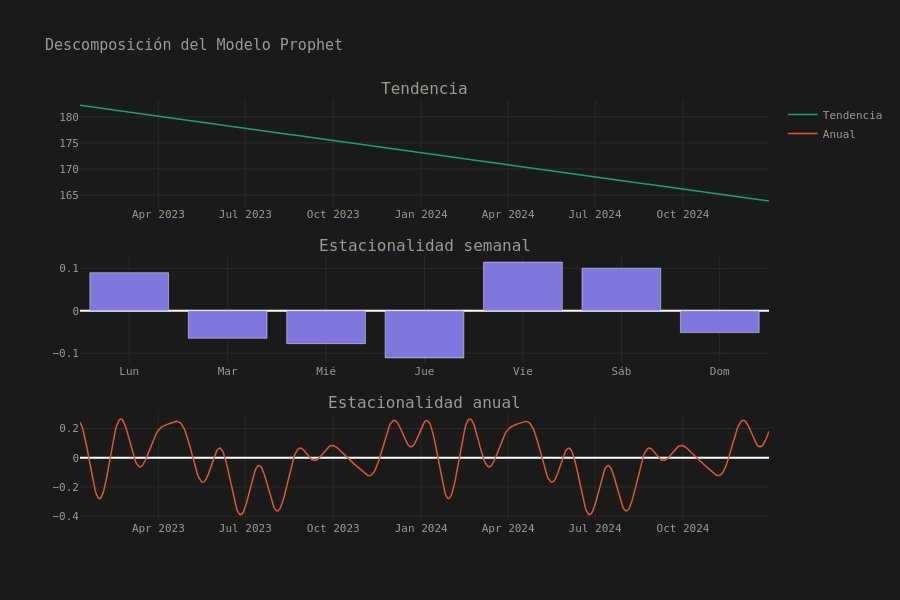

Here is the notebook cell this chart was saved with:
### Markdown cell above
## 12 · Componentes del Modelo (tendencia + estacionalidad)

### Code cell
fig_comp = make_subplots(
    rows=3, cols=1,
    subplot_titles=['Tendencia', 'Estacionalidad semanal', 'Estacionalidad anual'],
    vertical_spacing=0.12
)

fig_comp.add_trace(go.Scatter(
    x=forecast['ds'], y=forecast['trend'],
    line=dict(color='#1D9E75', width=1.5), name='Tendencia'
), row=1, col=1)

# Estacionalidad semanal (7 días)
weekly_df = forecast[['ds','weekly']].drop_duplicates().head(7).copy()
fig_comp.add_trace(go.Bar(
    x=['Lun','Mar','Mié','Jue','Vie','Sáb','Dom'][:len(weekly_df)],
    y=weekly_df['weekly'],
    marker_color='#7F77DD', showlegend=False
), row=2, col=1)

fig_comp.add_trace(go.Scatter(
    x=forecast['ds'], y=forecast['yearly'],
    line=dict(color='#D85A30', width=1.5), name='Anual'
), row=3, col=1)

fig_comp.update_layout(
    height=600, title='Descomposición del Modelo Prophet',
    paper_bgcolor='#1a1a1a', plot_bgcolor='#1a1a1a',
    font=dict(color='#9c9a92', family='monospace', size=11)
)
for i in range(1,4):
    fig_comp.update_xaxes(gridcolor='#2a2a2a', row=i, col=1)
    fig_comp.update_yaxes(gridcolor='#2a2a2a', row=i, col=1)
fig_comp.show()

### Figure 1 — Plotly figure (JSON) as saved in the notebook; plotly's stock layout.template omitted (floating-point values rounded to 4 significant figures; data arrays with more than 128 entries replaced by an {"elided": "..."} marker saying what was removed)
{"data": [{"line": {"color": "#1D9E75", "width": 1.5}, "name": "Tendencia", "type": "scatter", "x": {"elided": "722 str values"}, "xaxis": "x", "y": {"elided": "722 float values"}, "yaxis": "y"}, {"marker": {"color": "#7F77DD"}, "showlegend": false, "type": "bar", "x": ["Lun", "Mar", "Mié", "Jue", "Vie", "Sáb", "Dom"], "xaxis": "x2", "y": [0.08968, -0.06473, -0.07745, -0.111, 0.1146, 0.1004, -0.05143], "yaxis": "y2"}, {"line": {"color": "#D85A30", "width": 1.5}, "name": "Anual", "type": "scatter", "x": {"elided": "722 str values"}, "xaxis": "x3", "y": {"elided": "722 float values"}, "yaxis": "y3"}], "layout": {"annotations": [{"font": {"size": 16}, "showarrow": false, "text": "Tendencia", "x": 0.5, "xanchor": "center", "xref": "paper", "y": 1, "yanchor": "bottom", "yref": "paper"}, {"font": {"size": 16}, "showarrow": false, "text": "Estacionalidad semanal", "x": 0.5, "xanchor": "center", "xref": "paper", "y": 0.6267, "yanchor": "bottom", "yref": "paper"}, {"font": {"size": 16}, "showarrow": false, "text": "Estacionalidad anual", "x": 0.5, "xanchor": "center", "xref": "paper", "y": 0.2533, "yanchor": "bottom", "yref": "paper"}], "font": {"color": "#9c9a92", "family": "monospace", "size": 11}, "height": 600, "paper_bgcolor": "#1a1a1a", "plot_bgcolor": "#1a1a1a", "title": {"text": "Descomposición del Modelo Prophet"}, "xaxis": {"anchor": "y", "domain": [0, 1], "gridcolor": "#2a2a2a"}, "xaxis2": {"anchor": "y2", "domain": [0, 1], "gridcolor": "#2a2a2a"}, "xaxis3": {"anchor": "y3", "domain": [0, 1], "gridcolor": "#2a2a2a"}, "yaxis": {"anchor": "x", "domain": [0.7467, 1], "gridcolor": "#2a2a2a"}, "yaxis2": {"anchor": "x2", "domain": [0.3733, 0.6267], "gridcolor": "#2a2a2a"}, "yaxis3": {"anchor": "x3", "domain": [0, 0.2533], "gridcolor": "#2a2a2a"}}}
